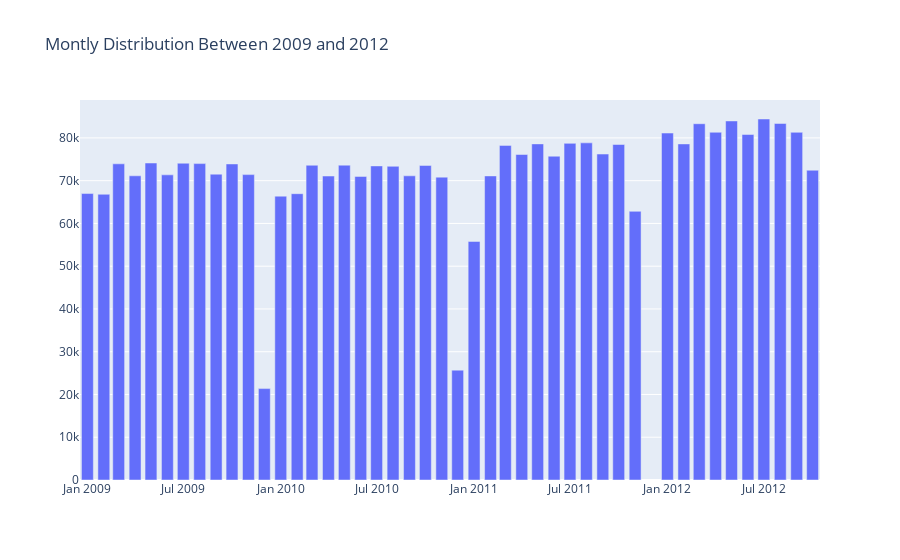

Notebook code cell kept with this figure:
### Markdown cell above
### 3. Faça um histograma da distribuição mensal, nos 4 anos, de corridas pagas em dinheiro

### Code cell
query = """
SELECT date_trunc('MONTH', trips.pickup_datetime) as trip_month,                                                                   
       count(trips.pickup_datetime) as trip_count
FROM trips
JOIN payments on trips.payment_type = payments.payment_type
WHERE payments.payment_lookup = 'Cash'
GROUP BY trip_month
ORDER BY trip_month
"""

histogram_data = spark.sql(query)

from pyspark.sql.functions import count, col,  mean as _mean, desc, date_trunc


histogram_data_pd = histogram_data.toPandas()

fig = go.Figure(go.Bar(
    x=histogram_data_pd.trip_month,
    y=histogram_data_pd.trip_count,
    orientation='v'))
fig.update_layout(title = "Montly Distribution Between 2009 and 2012")
fig.show()

### Figure 1 — Plotly figure (JSON) as saved in the notebook; plotly's stock layout.template omitted (floating-point values rounded to 4 significant figures)
{"data": [{"orientation": "v", "type": "bar", "x": ["2009-01-01T00:00:00", "2009-02-01T00:00:00", "2009-03-01T00:00:00", "2009-04-01T00:00:00", "2009-05-01T00:00:00", "2009-06-01T00:00:00", "2009-07-01T00:00:00", "2009-08-01T00:00:00", "2009-09-01T00:00:00", "2009-10-01T00:00:00", "2009-11-01T00:00:00", "2009-12-01T00:00:00", "2010-01-01T00:00:00", "2010-02-01T00:00:00", "2010-03-01T00:00:00", "2010-04-01T00:00:00", "2010-05-01T00:00:00", "2010-06-01T00:00:00", "2010-07-01T00:00:00", "2010-08-01T00:00:00", "2010-09-01T00:00:00", "2010-10-01T00:00:00", "2010-11-01T00:00:00", "2010-12-01T00:00:00", "2011-01-01T00:00:00", "2011-02-01T00:00:00", "2011-03-01T00:00:00", "2011-04-01T00:00:00", "2011-05-01T00:00:00", "2011-06-01T00:00:00", "2011-07-01T00:00:00", "2011-08-01T00:00:00", "2011-09-01T00:00:00", "2011-10-01T00:00:00", "2011-11-01T00:00:00", "2012-01-01T00:00:00", "2012-02-01T00:00:00", "2012-03-01T00:00:00", "2012-04-01T00:00:00", "2012-05-01T00:00:00", "2012-06-01T00:00:00", "2012-07-01T00:00:00", "2012-08-01T00:00:00", "2012-09-01T00:00:00", "2012-10-01T00:00:00"], "y": [66991, 66820, 73945, 71141, 74136, 71364, 74084, 73996, 71525, 73915, 71420, 21376, 66382, 66957, 73607, 71088, 73632, 70996, 73455, 73365, 71138, 73566, 70832, 25695, 55792, 71115, 78255, 76123, 78606, 75723, 78729, 78847, 76230, 78461, 62832, 81143, 78599, 83320, 81321, 83971, 80794, 84426, 83381, 81312, 72446]}], "layout": {"title": {"text": "Montly Distribution Between 2009 and 2012"}}}
